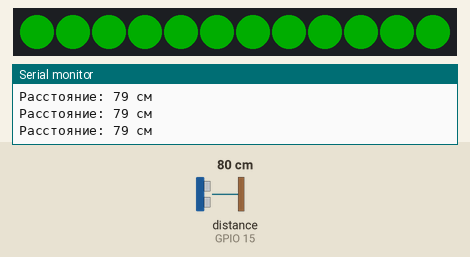
Bench run of a sketch on a simulated ESP32. Parts: 12 RGB LEDs in strip order, left to right, the last lines printed to the serial monitor. Wiring (inferred from the names in the program): ultrasonic range finder: trigger GPIO 12; echo GPIO 15. Inputs (shaded band) come from the test bench; at power-on: distance to the obstacle (sensor on GPIO 15) 80 cm. The echo pulse lasts 58.3 µs per cm; dim RGB values are drawn brighter than linear.

Above: at 1.2 s.
1.3 s: distance to the obstacle (sensor on GPIO 15) set to 2 cm
At 1.82 s:
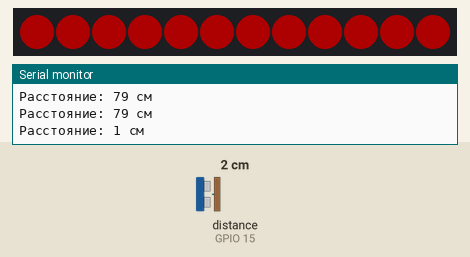
4.3 s: distance to the obstacle (sensor on GPIO 15) set to 35 cm
At 5.5 s:
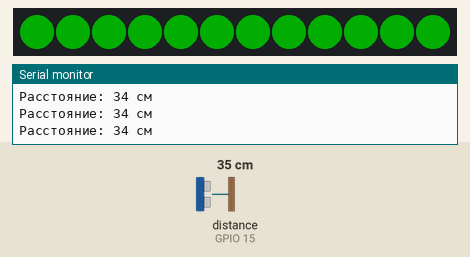
5.9 s: distance to the obstacle (sensor on GPIO 15) set to 4 cm
At 6.24 s:
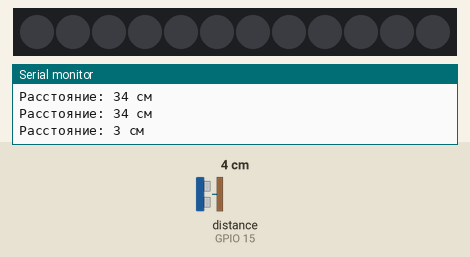
8.9 s: distance to the obstacle (sensor on GPIO 15) set to 60 cm
At 10.0 s:
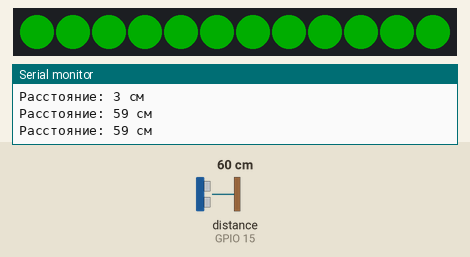
Timing chart, 0 to 11.7 s (numbered marks = the images above; inputs shaded):
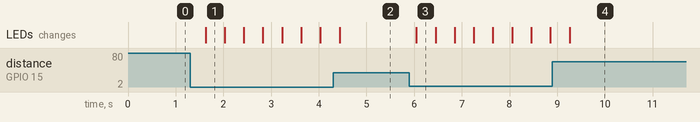

Measured:
- after the input at 1.3 s, the LEDs: change after 0.33 s (image 1)
- after the input at 4.3 s, the LEDs: change after 0.14 s (image 2)
- after the input at 5.9 s, the LEDs: change after 0.15 s (image 3)
- after the input at 8.9 s, the LEDs: change after 0.36 s (image 4)
- what the display in image 1 shows lasts 0.4 s, from 1.6 s to 2.0 s

The sketch:

test_sketch.ino
```cpp
#include <Freenove_WS2812_Lib_for_ESP32.h>

#define TRIG_PIN 12
#define ECHO_PIN 15

// Настройки светодиодов WS2812
#define WS2812_PIN        32  // Пин управления светодиодами на плате Freenove
#define LEDS_COUNT        12  // Всего 12 светодиодов на корпусе
#define CRITICAL_DIST_CM  25  // Критическое расстояние в сантиметрах

// Создаем объект для управления светодиодной лентой
Freenove_ESP32_WS2812 ledStrip = Freenove_ESP32_WS2812(LEDS_COUNT, WS2812_PIN, 0, TYPE_GRB);

bool blinkState = false; // Переменная для мигания красным цветом

void setup() {
  Serial.begin(115200);

  // Инициализация пинов датчика
  pinMode(TRIG_PIN, OUTPUT);
  pinMode(ECHO_PIN, INPUT);

  // Инициализация светодиодов
  ledStrip.begin();
  ledStrip.setBrightness(50); // Яркость от 0 до 255

  Serial.println("--- Старт теста датчика HC-SR04 с WS2812 индикацией ---");
}

void loop() {
  // Очищаем триггер
  digitalWrite(TRIG_PIN, LOW);
  delayMicroseconds(2);

  // Выдаем импульс в 10 микросекунд
  digitalWrite(TRIG_PIN, HIGH);
  delayMicroseconds(10);
  digitalWrite(TRIG_PIN, LOW);

  // Измеряем время ответного импульса
  long duration = pulseIn(ECHO_PIN, HIGH, 30000);

  // Вычисляем расстояние в сантиметрах
  int distance = duration * 0.034 / 2;

  // Вывод в Монитор порта
  Serial.print("Расстояние: ");

  if (duration == 0) {
    Serial.println("Вне диапазона или датчик не подключен!");

    // Если датчик потерял сигнал, подсветим светодиоды синим (сигнал ошибки)
    for (int i = 0; i < LEDS_COUNT; i++) {
      ledStrip.setLedColorData(i, 0, 0, 255); // Синий цвет (R=0, G=0, B=255)
    }
    ledStrip.show();
  }
  else {
    Serial.print(distance);
    Serial.println(" см");

    // Проверка критического расстояния
    if (distance <= CRITICAL_DIST_CM && distance > 0) {
      // КРИТИЧЕСКОЕ РАССТОЯНИЕ: мигаем всеми светодиодами красным цветом
      blinkState = !blinkState;

      for (int i = 0; i < LEDS_COUNT; i++) {
        if (blinkState) {
          ledStrip.setLedColorData(i, 255, 0, 0); // Красный цвет (R=255, G=0, B=0)
        } else {
          ledStrip.setLedColorData(i, 0, 0, 0);   // Выключено
        }
      }
      ledStrip.show();
    }
    else {
      // ВСЕ КОРРЕКТНО: ровный зеленый свет на передних и задних светодиодах
      for (int i = 0; i < LEDS_COUNT; i++) {
        ledStrip.setLedColorData(i, 0, 255, 0); // Зеленый цвет (R=0, G=255, B=0)
      }
      ledStrip.show();
    }
  }

  delay(400); // Замер и обновление светодиодов каждые 400 мс
}
```
